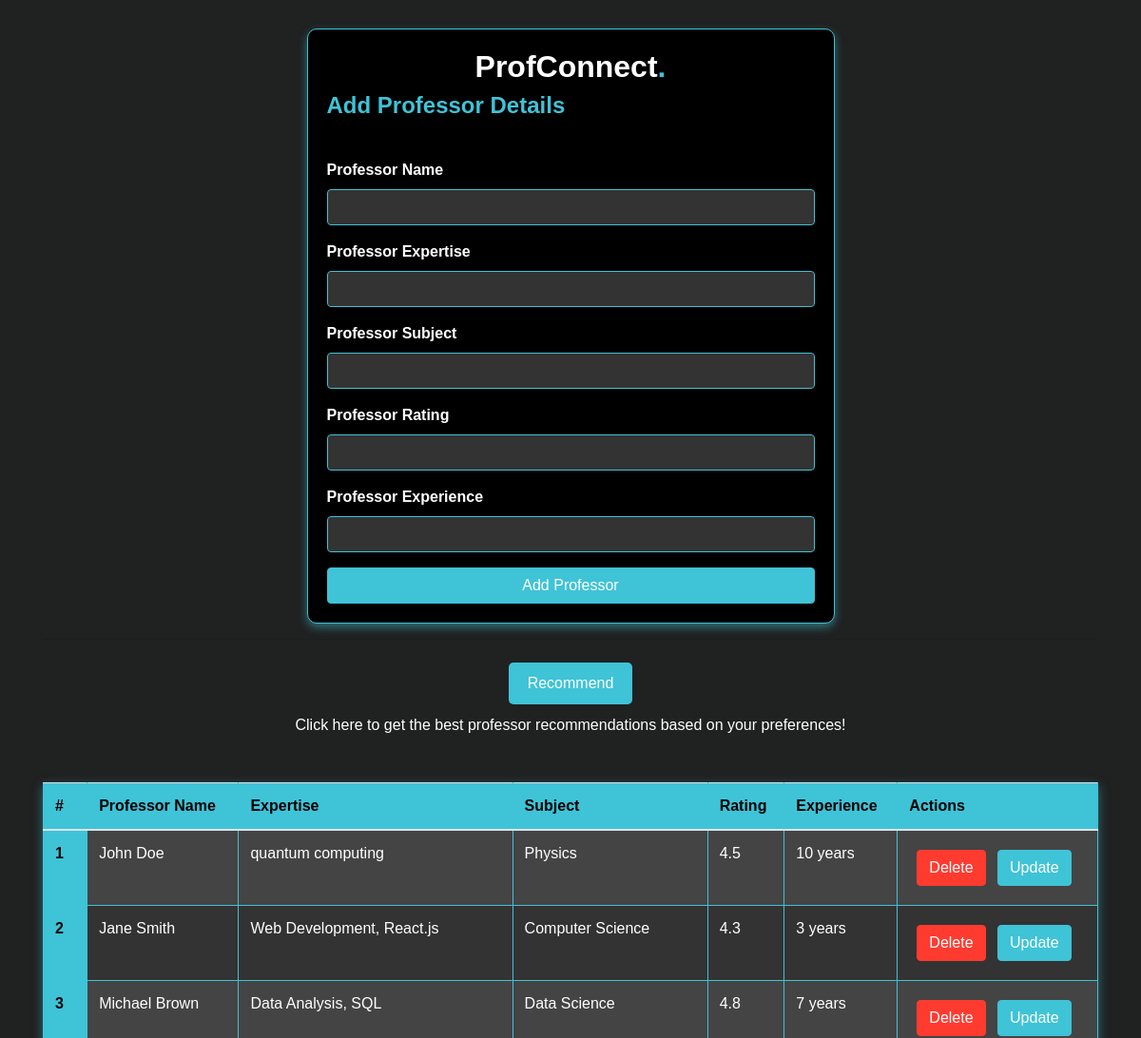
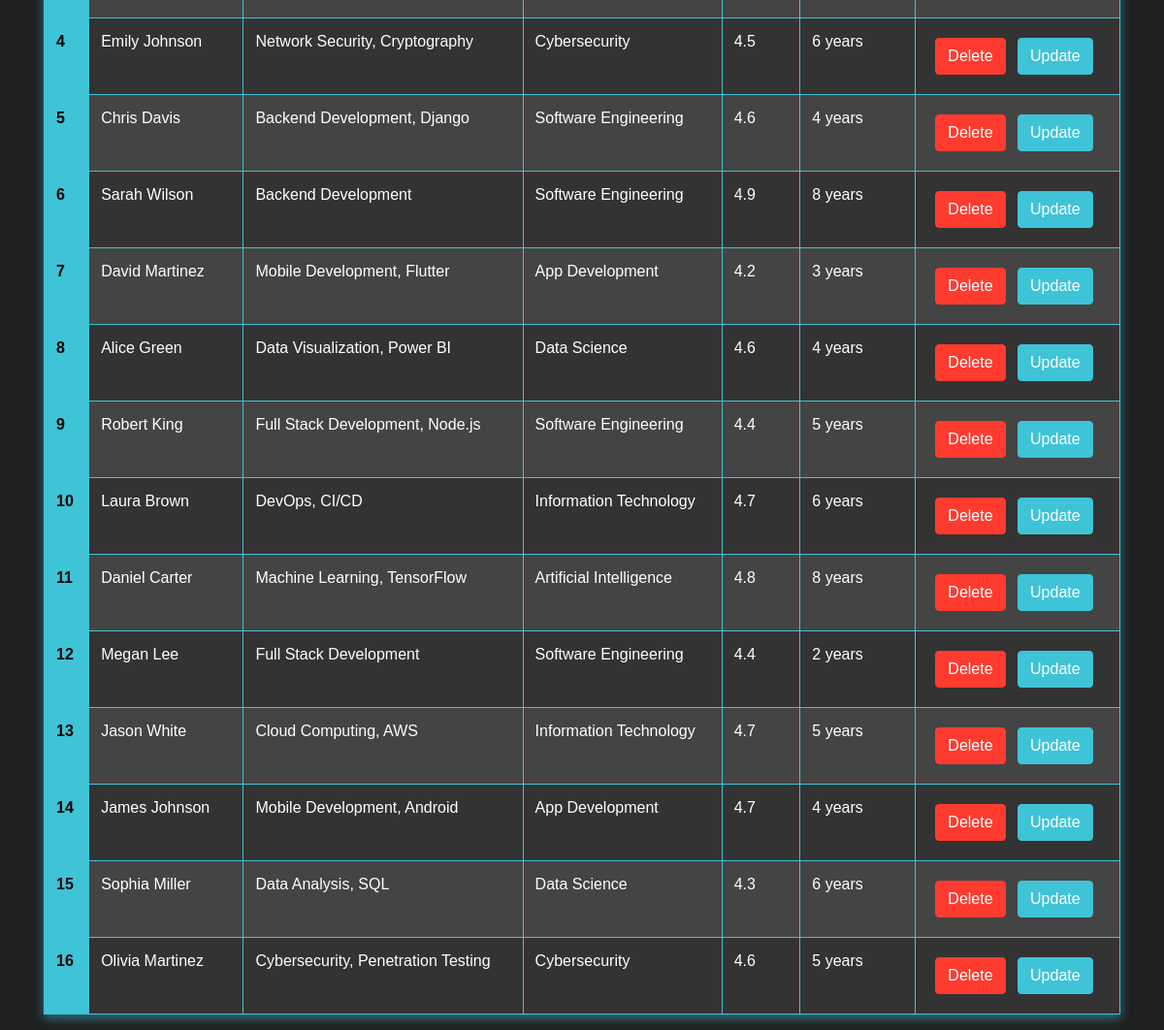
Page /add_professors/ on the committed database (2 pictures, top to bottom).
### model_professor/models.py (models this page shows, shortened)
class Professor(models.Model):
    name = models.CharField(max_length=100)
    expertise = models.CharField(max_length=300)
    subject = models.CharField(max_length=100)
    rating = models.FloatField()
    experience = models.IntegerField()

### model_professor/views.py (the view, shortened to what this page needs)
# urls.py: path('add_professors/', add_professors, name='add_professors'),
def add_professors(request):
    queryset = Professor.objects.all()
    context = {
        'queryset': queryset
    }
    return render(request, 'add_professors.html', context)

### model_professor/templates/add_professors.html (shortened to what this page needs)
<!DOCTYPE html>
<html lang="en">
<head>
    <link href="https://maxcdn.bootstrapcdn.com/bootstrap/4.5.2/css/bootstrap.min.css" rel="stylesheet">
</head>
<body>
    <div class="container">
        <form class="col-6 mx-auto card" method="post" enctype="multipart/form-data">
    <h2 class="text-center" style="color:#ffffff;">ProfConnect<span style="color: #3FC3D7;" >.</span></h2>
    <h4>Add Professor Details</h4>
    <hr>
    <div class="form-group">
        <label for="name">Professor Name</label>
        <input name="name" type="text" class="form-control" required>
    </div>
    <div class="form-group">
        <label for="expertise">Professor Expertise</label>
        <input name="expertise" type="text" class="form-control" required>
    </div>
    <div class="form-group">
        <label for="subject">Professor Subject</label>
        <input name="subject" class="form-control" required>
    </div>
    <div class="form-group">
        <label for="rating">Professor Rating</label>
        <input name="rating" type="text" class="form-control" required>
    </div>
    <div class="form-group">
        <label for="experience">Professor Experience</label>
         <input name="experience" type="text" class="form-control" required>
    </div>
    <button type="submit" class="btn btn-success">Add Professor</button>
</form>
<hr>
        <div class="text-center mt-4">
        <a href="{% url 'get_professor_recommendation' %}">
            <button class="btn btn-primary" style="background-color:#3FC3D7; border:none; padding: 10px 20px; font-size: 16px; border-radius: 5px;">
        Recommend
    </button>
</a>
        <p style="color:#ffffff; margin-top: 10px;">Click here to get the best professor recommendations based on your preferences!</p>
    </div>
<table class="table mt-5">
    <thead>
        <tr>
            <th scope="col">#</th>
            <th scope="col">Professor Name</th>
            <th scope="col">Expertise</th>
            <th scope="col">Subject</th>
            <th scope="col">Rating</th>
            <th scope="col">Experience</th>
            <th scope="col">Actions</th>
        </tr>
    </thead>
    <tbody>
        {% for query in queryset %}
        <tr>
            <th scope="row">{{forloop.counter}}</th>
            <td>{{query.name}}</td>
            <td>{{query.expertise}}</td>
            <td>{{query.subject}}</td>
            <td>{{query.rating}}</td>
            <td>{{query.experience}} years</td>
            <td>
                <a href="/delete_professor/{{query.id }}" class="btn btn-danger m-2">Delete</a>
                <a href="/update_professor/{{query.id }}" class="btn btn-success">Update</a>
            </td>
        </tr>
        {% endfor %}
    </tbody>
</table>
    </div>
</body>
</html>

### model_professor/templates/add_professors.html (style rules this page uses)
body { background-color: #202121; color: #FFFFFF; font-family: Arial, sans-serif; }
.container { margin-top: 30px; }
.card { background-color: #000000; border: 1px solid #3FC3D7; border-radius: 10px; padding: 20px; box-shadow: 0 4px 10px rgba(63, 195, 215, 0.5); color: #FFFFFF; }
h2, h4 { color: #3FC3D7; font-weight: bold; }
.form-group label { color: #FFFFFF; font-weight: bold; }
.form-control { background-color: #333333; color: #FFFFFF; border: 1px solid #3FC3D7; }
.btn-success { background-color: #3FC3D7; border-color: #3FC3D7; }
.btn-primary { background-color: #3FC3D7; border-color: #3FC3D7; }
.btn-danger { background-color: #FF3B30; border-color: #FF3B30; }
table { width: 100%; margin-top: 30px; border-collapse: collapse; box-shadow: 0 4px 10px rgba(63, 195, 215, 0.5); border: 1px solid #3FC3D7; }
th, td { padding: 15px; text-align: left; border: 1px solid #3FC3D7; }
th { background-color: #3FC3D7; color: #000000; font-weight: bold; }
tr:nth-child(even) { color: white; background-color: #333333; }
tr:nth-child(odd) { color: white; background-color: #444444; }

### rows in the picture
Professor: name "John Doe", expertise "quantum computing", subject "Physics", rating "4.5", experience "10"
Professor: name "Jane Smith", expertise "Web Development, React.js", subject "Computer Science", rating "4.3", experience "3"
Professor: name "Michael Brown", expertise "Data Analysis, SQL", subject "Data Science", rating "4.8", experience "7"
Professor: name "Emily Johnson", expertise "Network Security, Cryptography", subject "Cybersecurity", rating "4.5", experience "6"
Professor: name "Chris Davis", expertise "Backend Development, Django", subject "Software Engineering", rating "4.6", experience "4"
Professor: name "Sarah Wilson", expertise "Backend Development", subject "Software Engineering", rating "4.9", experience "8"
Professor: name "David Martinez", expertise "Mobile Development, Flutter", subject "App Development", rating "4.2", experience "3"
Professor: name "Alice Green", expertise "Data Visualization, Power BI", subject "Data Science", rating "4.6", experience "4"
Professor: name "Robert King", expertise "Full Stack Development, Node.js", subject "Software Engineering", rating "4.4", experience "5"
Professor: name "Laura Brown", expertise "DevOps, CI/CD", subject "Information Technology", rating "4.7", experience "6"
Professor: name "Daniel Carter", expertise "Machine Learning, TensorFlow", subject "Artificial Intelligence", rating "4.8", experience "8"
Professor: name "Megan Lee", expertise "Full Stack Development", subject "Software Engineering", rating "4.4", experience "2"
Professor: name "Jason White", expertise "Cloud Computing, AWS", subject "Information Technology", rating "4.7", experience "5"
Professor: name "James Johnson", expertise "Mobile Development, Android", subject "App Development", rating "4.7", experience "4"
Professor: name "Sophia Miller", expertise "Data Analysis, SQL", subject "Data Science", rating "4.3", experience "6"
Professor: name "Olivia Martinez", expertise "Cybersecurity, Penetration Testing", subject "Cybersecurity", rating "4.6", experience "5"
